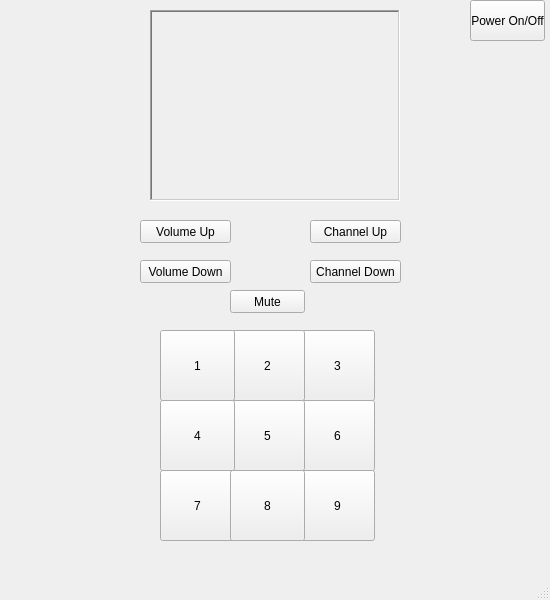
<?xml version="1.0" encoding="UTF-8"?>
<ui version="4.0">
 <class>MainWindow</class>
 <widget class="QMainWindow" name="MainWindow">
  <property name="geometry">
   <rect>
    <x>0</x>
    <y>0</y>
    <width>550</width>
    <height>600</height>
   </rect>
  </property>
  <property name="windowTitle">
   <string>Television Remote</string>
  </property>
  <widget class="QWidget" name="centralwidget">
   <widget class="QPushButton" name="pushButton_4">
    <property name="geometry">
     <rect>
      <x>160</x>
      <y>470</y>
      <width>75</width>
      <height>71</height>
     </rect>
    </property>
    <property name="text">
     <string>7</string>
    </property>
   </widget>
   <widget class="QPushButton" name="pushButton_5">
    <property name="geometry">
     <rect>
      <x>300</x>
      <y>470</y>
      <width>75</width>
      <height>71</height>
     </rect>
    </property>
    <property name="text">
     <string>9</string>
    </property>
   </widget>
   <widget class="QPushButton" name="pushButton_6">
    <property name="geometry">
     <rect>
      <x>230</x>
      <y>470</y>
      <width>75</width>
      <height>71</height>
     </rect>
    </property>
    <property name="text">
     <string>8</string>
    </property>
   </widget>
   <widget class="QPushButton" name="pushButton_7">
    <property name="geometry">
     <rect>
      <x>300</x>
      <y>400</y>
      <width>75</width>
      <height>71</height>
     </rect>
    </property>
    <property name="text">
     <string>6</string>
    </property>
   </widget>
   <widget class="QPushButton" name="pushButton_8">
    <property name="geometry">
     <rect>
      <x>230</x>
      <y>400</y>
      <width>75</width>
      <height>71</height>
     </rect>
    </property>
    <property name="text">
     <string>5</string>
    </property>
   </widget>
   <widget class="QPushButton" name="pushButton_9">
    <property name="geometry">
     <rect>
      <x>160</x>
      <y>400</y>
      <width>75</width>
      <height>71</height>
     </rect>
    </property>
    <property name="text">
     <string>4</string>
    </property>
   </widget>
   <widget class="QPushButton" name="pushButton_10">
    <property name="geometry">
     <rect>
      <x>300</x>
      <y>330</y>
      <width>75</width>
      <height>71</height>
     </rect>
    </property>
    <property name="text">
     <string>3</string>
    </property>
   </widget>
   <widget class="QPushButton" name="pushButton_11">
    <property name="geometry">
     <rect>
      <x>230</x>
      <y>330</y>
      <width>75</width>
      <height>71</height>
     </rect>
    </property>
    <property name="text">
     <string>2</string>
    </property>
   </widget>
   <widget class="QPushButton" name="pushButton_12">
    <property name="geometry">
     <rect>
      <x>160</x>
      <y>330</y>
      <width>75</width>
      <height>71</height>
     </rect>
    </property>
    <property name="text">
     <string>1</string>
    </property>
   </widget>
   <widget class="QPushButton" name="pushButton">
    <property name="geometry">
     <rect>
      <x>470</x>
      <y>0</y>
      <width>75</width>
      <height>41</height>
     </rect>
    </property>
    <property name="text">
     <string>Power On/Off</string>
    </property>
   </widget>
   <widget class="QPushButton" name="pushButton_2">
    <property name="geometry">
     <rect>
      <x>140</x>
      <y>220</y>
      <width>91</width>
      <height>23</height>
     </rect>
    </property>
    <property name="text">
     <string>Volume Up</string>
    </property>
   </widget>
   <widget class="QPushButton" name="pushButton_3">
    <property name="geometry">
     <rect>
      <x>140</x>
      <y>260</y>
      <width>91</width>
      <height>23</height>
     </rect>
    </property>
    <property name="text">
     <string>Volume Down</string>
    </property>
   </widget>
   <widget class="QPushButton" name="pushButton_13">
    <property name="geometry">
     <rect>
      <x>310</x>
      <y>220</y>
      <width>91</width>
      <height>23</height>
     </rect>
    </property>
    <property name="text">
     <string>Channel Up</string>
    </property>
   </widget>
   <widget class="QPushButton" name="pushButton_14">
    <property name="geometry">
     <rect>
      <x>310</x>
      <y>260</y>
      <width>91</width>
      <height>23</height>
     </rect>
    </property>
    <property name="text">
     <string>Channel Down</string>
    </property>
   </widget>
   <widget class="QPushButton" name="pushButton_15">
    <property name="geometry">
     <rect>
      <x>230</x>
      <y>290</y>
      <width>75</width>
      <height>23</height>
     </rect>
    </property>
    <property name="text">
     <string>Mute</string>
    </property>
   </widget>
   <widget class="QLabel" name="Channel_Image">
    <property name="geometry">
     <rect>
      <x>150</x>
      <y>10</y>
      <width>250</width>
      <height>191</height>
     </rect>
    </property>
    <property name="frameShape">
     <enum>QFrame::WinPanel</enum>
    </property>
    <property name="frameShadow">
     <enum>QFrame::Sunken</enum>
    </property>
    <property name="text">
     <string/>
    </property>
    <property name="pixmap">
     <pixmap>CN_Logo.jpg</pixmap>
    </property>
    <property name="scaledContents">
     <bool>true</bool>
    </property>
    <property name="alignment">
     <set>Qt::AlignCenter</set>
    </property>
   </widget>
  </widget>
  <widget class="QMenuBar" name="menubar">
   <property name="geometry">
    <rect>
     <x>0</x>
     <y>0</y>
     <width>550</width>
     <height>21</height>
    </rect>
   </property>
  </widget>
  <widget class="QStatusBar" name="statusbar"/>
 </widget>
 <resources/>
 <connections/>
</ui>
